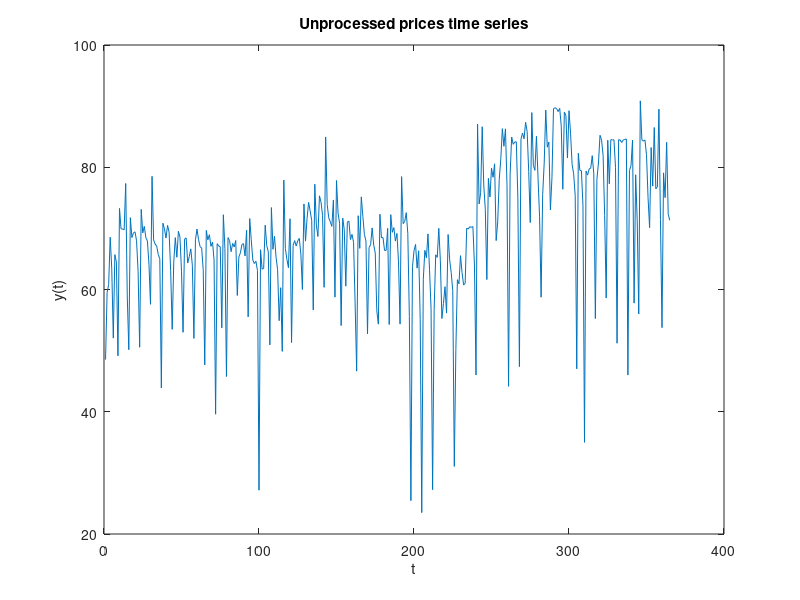
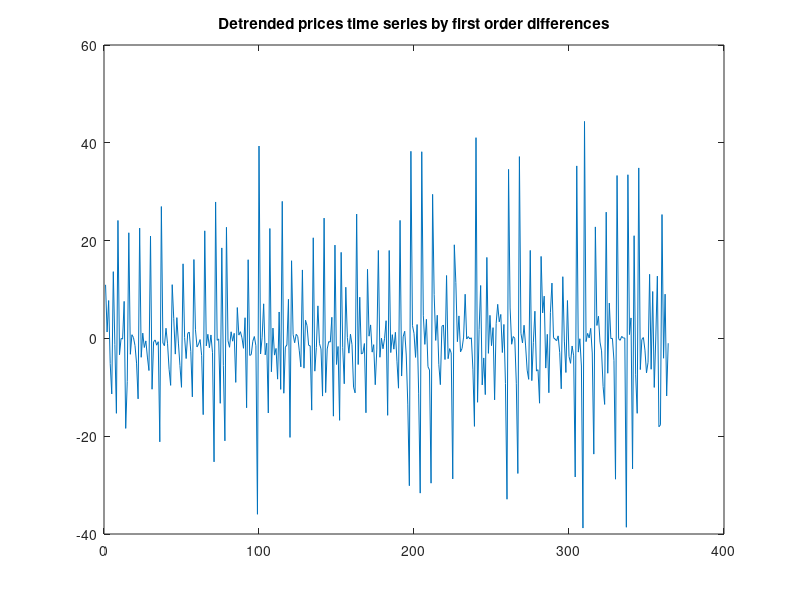

The MATLAB source for these figures, in order: (Note: this script raises an error after producing the figures.)
%% Ergasia Xronoseirwn : Zisou Charilaos AEM 9213 ,Karatzas Michalis AEM 9137
%% Linear Analysis
close all; clear; clc;

% import data
load('pricesData.mat');

% %getting the time series (START)
% teamNumber=7;
% 
% %computing the time and the regionNumber ,we have to examine.
% time = mod(teamNumber,24) +1; %8
% regionNumber = mod(teamNumber,7) +1 +4; % column 5
% 
% %load the xls file data. 
% italyPowerData=xlsread('ElectricPowerItaly.xls','prices');
% 
% %getting the timeserie we want to examine 
% prices=italyPowerData(italyPowerData(:,4)==8,5);
%  %getting the time series (END)


%constants
per = 7;
maxtau = 100;
alpha = 0.05;
Tmax=20;
zalpha = norminv(1-alpha/2);
n = length(prices)-1;
bins=10

% plot unprocessed time series
figure()
plot(prices)
xlabel('t')
ylabel('y(t)')
title('Unprocessed prices time series')

%% LINEAR 1 
% 1a. Detrend time series by first order differences
detrended=zeros(n,1);
for i=1:n
    detrended(i)=prices(i+1)-prices(i);
end
figure()
plot(detrended)
title('Detrended prices time series by first order differences')

%1b. Deseason time series
deseasonedc = seasonalcomponents(detrended, per);
deseasoned =  detrended - deseasonedc;
figure()
plot(deseasoned)
title('Deseasoned prices time series')


%%  LINEAR 2
%2. Autocorrelation of deseasoned time series 
figure()
ac1 = autocorrelation(deseasoned(~isnan(deseasoned)), maxtau);
autlim = zalpha/sqrt(n);
figure()
clf
hold on
for ii=1:maxtau
    plot(ac1(ii+1,1)*[1 1],[0 ac1(ii+1,2)],'b','linewidth',1.5)
end
plot([0 maxtau+1],[0 0],'k','linewidth',1.5)
plot([0 maxtau+1],autlim*[1 1],'--c','linewidth',1.5)
plot([0 maxtau+1],-autlim*[1 1],'--c','linewidth',1.5)
xlabel('\tau')
ylabel('r(\tau)')
title('Autocorrelation of prices time series')
hold off

% Partial autocorrelation
pac1 = parautocor(deseasoned, maxtau);
figure()
clf
hold on
for ii=1:maxtau
    plot(ac1(ii+1,1)*[1 1],[0 pac1(ii)],'b','linewidth',1.5)
end
plot([0 maxtau+1],[0 0],'k','linewidth',1.5)
plot([0 maxtau+1],autlim*[1 1],'--c','linewidth',1.5)
plot([0 maxtau+1],-autlim*[1 1],'--c','linewidth',1.5)
xlabel('\tau')
ylabel('\phi_{\tau,\tau}')
title('Partial autocorrelation of prices time series')
hold off

% Ljung-Box Portmanteau Test
figure()
tittxt = ('Prices time series');
[h2V,p2V,Q2V] = portmanteauLB(ac1(2:maxtau+1,2),n,alpha,tittxt);



%% LINEAR 3
% AIC
%aicMatrix = akaike(deseasoned, Tmax);


%ARMA model parameters.
p=3
q=3

%fitting the model
[nrmseARMA,phiV,thetaV,SDz,aicS,fpeS,armamodel]=fitARMA(deseasoned, p, q, Tmax);

%printing the coefficients
fprintf('Estimated coefficients of phi(B):\n');
disp(phiV')
fprintf('Estimated coefficients of theta(B):\n');
disp(thetaV')
fprintf('SD of noise: %f \n',SDz);

%Some criteria values 
fprintf('AIC: %f \n',aicS);
fprintf('FPE: %f \n',fpeS);

%plotting the NRMSE for Tmax steps forward
figure();
plot(nrmseARMA,"-o");
title('Prices: NRMSE of ARMA(3,3) for T=1,2...10')
xlabel("T");
ylabel("NRMSE");


%% LINEAR 4
index=1;
nrmseAR5 = zeros(5,1);
for i=70:5:90
    [nrmseAR5(index),~,~,~] = predictARMAnrmse(deseasoned, 5, 0, 1, round(0.01*(100-i)*n), '');
    index=index+1;
end
figure()
plot((0.7:0.05:0.9).',nrmseAR5,'-o')
ylabel("NRMSE");
xlabel("percent of training data");
title('Prices: NRMSE of AR(5) using 70%, 75%, 80%, 85%, 90% of training data')

%% Non-Linear Analysis
%Getting the residuals from our best linear model fit (in linear 3)
residuals = deseasoned - predict(armamodel, deseasoned);
resSamples=residuals;

% Resampling the residuals time series
nOfnewSamples=20;
for i=1:nOfnewSamples 
    RandIndexes=randperm(n);
    resSamples=[resSamples  residuals(RandIndexes)];
end

%Linear autocorrelation
%maxtau1 for the autocorrelation and mutual information plot
maxtau1=4;
LinearAutoCorrelations=zeros(maxtau1,nOfnewSamples+1);

%computing autocorrelation for all the new samples and original residues
figure()
for i=1:(nOfnewSamples+1) 
    autoCorr=autocorrelation(resSamples(:,i), maxtau1)
    LinearAutoCorrelations(:,i)=autoCorr(2:(maxtau1+1),2);
end


%plotting the autocorrelation function
figure()
for i=1:maxtau1
    plot([0:nOfnewSamples] , LinearAutoCorrelations(i,:),'-o');
    hold on
end
plot([0 nOfnewSamples+1],autlim*[1 1],'--c','linewidth',1.5)
plot([0 nOfnewSamples+1],-autlim*[1 1],'--c','linewidth',1.5)
legend("\tau=1","\tau=2","\tau=3","\tau=4")
title('Linear autocorrelation for the 21 samples.(price)')
ylabel("autocorrelation")
xlabel("Sample number (0 belongs to the original residuals, 1-20 to permutations)");


%Mutual information for the 21 samples(original +permutations)
SamplesMutualInfo=zeros(maxtau1,nOfnewSamples+1);

figure()
%computing mutual information for all the new samples
for i=1:(nOfnewSamples+1)
    mut=mutualinformation(resSamples(:,i), maxtau1)
    SamplesMutualInfo(:,i)=mut(2:(maxtau1+1),2);
end


%plotting the mutual information function
figure()
for i=1:maxtau1
    plot([0:nOfnewSamples] , SamplesMutualInfo(i,:),'-o');
    hold on
end

legend("\tau=1","\tau=2","\tau=3","\tau=4")
title('Mutual information for the 21 samples. (price)')
ylabel("mutual information")
xlabel("Sample number (0 belongs to the original residuals, 1-20 to permutations)");

%Histogram for lat(tau) =1 for autocorrelation 
figure()
histogram(LinearAutoCorrelations(1,2:(nOfnewSamples+1)),bins);
hold on;
line([LinearAutoCorrelations(1,1) LinearAutoCorrelations(1,1)], [0 9],'Color','red','linewidth',1.5);
title("AC histogram of new samples and original residues (red) (price)");
ylabel("frequency");
xlabel("Autocorrealtion value");

%Histogram for lat(tau) =1 for Mutual Information
figure()
histogram(SamplesMutualInfo(1,2:(nOfnewSamples+1)),bins);
hold on;
line([SamplesMutualInfo(1,1) SamplesMutualInfo(1,1)], [0 9],'Color','red','linewidth',1.5);
title("MI histogram of new samples and original residues(red) (price)");
ylabel("frequency");
xlabel("Mutual Information value");

%lag
tau=3;

%FNN
figure();
fnn = falsenearest(residuals,tau,10,10,0,'Price Residuals');

%getting correlation dimension
SamplesCorrDimension=zeros(1,nOfnewSamples+1);

%embedding dimensions
m=4;

%correlation dimension for the residuals
figure();
[~,~,~,~,~] = correlationdimension(residuals,tau,10,"Prices residuals");
 
 %%with log(r1), logf(r2) and fac fixed on the series.
 %figure();
 %[~,~,~,~,~] = correlationdimension(residuals,1,10,"Prices residuals",0.2,1.1,1.7);

%correlation dimension for the 20 samples ,we get embeding distance m=4



for i=1:(nOfnewSamples+1)
    [~,~,~,~,nuM] = correlationdimension_no_plot(resSamples(:,i),tau,10,"Prices residuals");
    SamplesCorrDimension(:,i) = nuM(m,4);
end

%Histogram for correlation dimension, with embedding dimension m=4 and lag τ=4
figure()
histogram(SamplesCorrDimension(1,2:(nOfnewSamples+1)));
hold on;
line([SamplesCorrDimension(1,1) SamplesCorrDimension(1,1)], [0 9],'Color','red','linewidth',1.5);
title("CD histogram of new samples and original residues(red) (price)");
ylabel("frequency");
xlabel("Correlation Dimension value");



